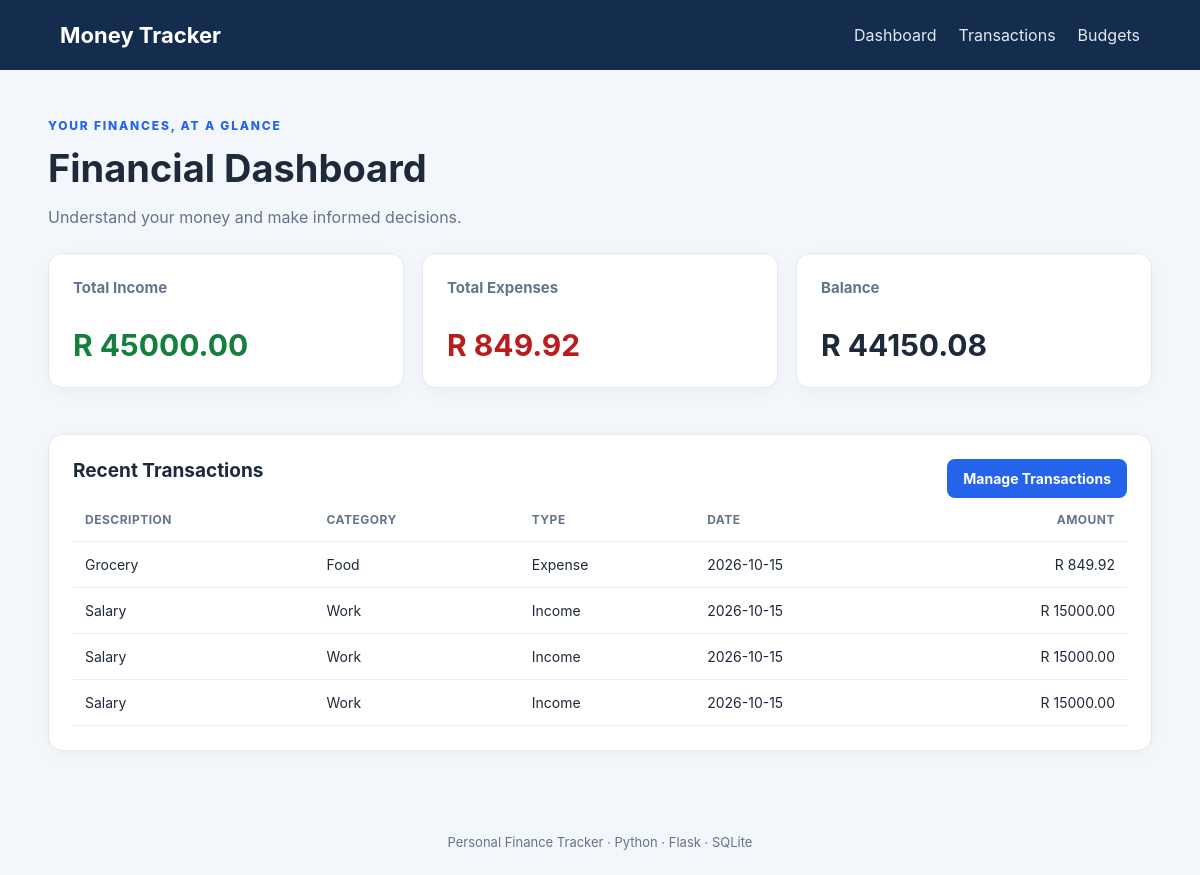
The page / on the database its author committed.
### tables this page shows
CREATE TABLE transactions (
            id INTEGER PRIMARY KEY AUTOINCREMENT,
            transaction_type TEXT NOT NULL
                CHECK (transaction_type IN ('income', 'expense')),
            description TEXT NOT NULL,
            category TEXT NOT NULL,
            amount REAL NOT NULL CHECK (amount > 0),
            transaction_date TEXT NOT NULL
        );

### app/routes.py (the view)
@main.route("/")
def dashboard():
    return render_template(
        "dashboard.html",
        summary=get_summary(),
        transactions=get_transactions()[:5],
    )

### app/db.py (called while the page is built)
def get_connection():
    connection = sqlite3.connect(current_app.config["DATABASE"])
    connection.row_factory = sqlite3.Row
    connection.execute("PRAGMA foreign_keys = ON")
    return connection

def get_transactions():
    connection = get_connection()
    try:
        return connection.execute("""
            SELECT * FROM transactions
            ORDER BY transaction_date DESC, id DESC
        """).fetchall()
    finally:
        connection.close()

def get_summary():
    connection = get_connection()
    try:
        row = connection.execute("""
            SELECT
                COALESCE(SUM(CASE
                    WHEN transaction_type = 'income' THEN amount
                    ELSE 0 END), 0) AS total_income,
                COALESCE(SUM(CASE
                    WHEN transaction_type = 'expense' THEN amount
                    ELSE 0 END), 0) AS total_expenses
            FROM transactions
        """).fetchone()
        income = row["total_income"]
        expenses = row["total_expenses"]
        return {
            "total_income": income,
            "total_expenses": expenses,
            "balance": income - expenses,
        }
    finally:
        connection.close()

### app/templates/dashboard.html (shortened to what this page needs)
{% extends "base.html" %}
{% block content %}
<section class="welcome">
    <p class="eyebrow">YOUR FINANCES, AT A GLANCE</p>
    <h1>Financial Dashboard</h1>
    <p>Understand your money and make informed decisions.</p>
</section>
<section class="summary-grid">
    <article class="card">
        <h2>Total Income</h2>
        <p class="amount positive">
            R {{ "%.2f"|format(summary.total_income) }}
        </p>
    </article>
    <article class="card">
        <h2>Total Expenses</h2>
        <p class="amount negative">
            R {{ "%.2f"|format(summary.total_expenses) }}
        </p>
    </article>
    <article class="card">
        <h2>Balance</h2>
        <p class="amount">
            R {{ "%.2f"|format(summary.balance) }}
        </p>
    </article>
</section>
<section class="card">
    <div class="section-heading">
        <h2>Recent Transactions</h2>
        <a class="button" href="{{ url_for('main.transactions') }}">
            Manage Transactions
        </a>
    </div>
    {% if transactions %}
        <div class="table-wrapper">
            <table>
                <thead>
                    <tr>
                        <th>Description</th>
                        <th>Category</th>
                        <th>Type</th>
                        <th>Date</th>
                        <th class="number">Amount</th>
                    </tr>
                </thead>
                <tbody>
                    {% for transaction in transactions %}
                    <tr>
                        <td>{{ transaction["description"] }}</td>
                        <td>{{ transaction["category"] }}</td>
                        <td>{{ transaction["transaction_type"]|title }}</td>
                        <td>{{ transaction["transaction_date"] }}</td>
                        <td class="number">
                            R {{ "%.2f"|format(transaction["amount"]) }}
                        </td>
                    </tr>
                    {% endfor %}
                </tbody>
            </table>
        </div>
    {% endif %}
</section>
{% endblock %}

### app/templates/base.html (shortened to what this page needs)
<!DOCTYPE html>
<html lang="en">
<head>
    <link rel="stylesheet"
          href="{{ url_for('static', filename='style.css') }}">
</head>
<body>
    <header class="site-header">
        <a class="brand" href="{{ url_for('main.dashboard') }}">
            Money Tracker
        </a>
        <nav>
            <a href="{{ url_for('main.dashboard') }}">Dashboard</a>
            <a href="{{ url_for('main.transactions') }}">Transactions</a>
            <a href="{{ url_for('main.budgets') }}">Budgets</a>
        </nav>
    </header>
    <main class="container">
        {% block content %}{% endblock %}
    </main>
    <footer>
        Personal Finance Tracker · Python · Flask · SQLite
    </footer>
</body>
</html>

### app/static/style.css (style rules this page uses)
:root { font-family: Inter, "Segoe UI", Arial, sans-serif; color: #1e293b; background: #f3f6fb; font-synthesis: none; }
* { box-sizing: border-box; }
body { margin: 0; min-height: 100vh; display: flex; flex-direction: column; }
.site-header { background: #142d4e; color: #fff; padding: 22px max(5%, calc((100% - 1120px) / 2)); display: flex; justify-content: space-between; align-items: center; gap: 20px; flex-wrap: wrap; }
.brand { color: white; font-size: 22px; font-weight: 750; text-decoration: none; }
nav { display: flex; gap: 22px; flex-wrap: wrap; }
nav a { color: #e2e8f0; text-decoration: none; }
.container { width: min(1120px, 92%); margin: 36px auto; flex: 1; }
.welcome { margin-bottom: 26px; }
.welcome h1 { font-size: clamp(28px, 4vw, 38px); margin: 8px 0; }
.welcome p { color: #64748b; }
.eyebrow { color: #2563eb !important; font-size: 12px; font-weight: 800; letter-spacing: 1.8px; }
.summary-grid { display: grid; grid-template-columns: repeat(3, minmax(0, 1fr)); gap: 18px; margin-bottom: 24px; }
.card { background: white; padding: 24px; border: 1px solid #e5eaf1; border-radius: 14px; margin-bottom: 22px; box-shadow: 0 5px 18px rgba(15, 23, 42, 0.035); }
.card h2 { margin-top: 0; font-size: 19px; }
.summary-grid .card h2 { color: #64748b; font-size: 15px; }
.amount { font-size: clamp(22px, 3vw, 30px); font-weight: 750; margin-bottom: 0; overflow-wrap: anywhere; }
.positive { color: #15803d; }
.negative { color: #b91c1c; }
.section-heading { display: flex; justify-content: space-between; align-items: center; gap: 14px; flex-wrap: wrap; }
.section-heading h2, .section-heading h3 { margin-top: 0; }
.table-wrapper { width: 100%; overflow-x: auto; }
table { width: 100%; border-collapse: collapse; font-size: 14px; }
th, td { padding: 14px 12px; border-bottom: 1px solid #e8edf4; text-align: left; white-space: nowrap; }
th { color: #64748b; font-size: 12px; text-transform: uppercase; letter-spacing: 0.5px; }
.number { text-align: right; }
.button { display: inline-flex; justify-content: center; align-items: center; padding: 11px 16px; border: 0; border-radius: 8px; background: #2563eb; color: white; text-decoration: none; font: inherit; font-size: 14px; font-weight: 650; cursor: pointer; }
footer { padding: 25px 12px; text-align: center; color: #64748b; font-size: 13px; }

### rows shown on the page
transactions: amount "849.92"
transactions: amount "15000.00"
transactions: amount "15000.00"
transactions: amount "15000.00"

### other values the page prints
{{ "%.2f"|format(summary.total_income) }} "45000.00"
{{ "%.2f"|format(summary.total_expenses) }} "849.92"
{{ "%.2f"|format(summary.balance) }} "44150.08"
